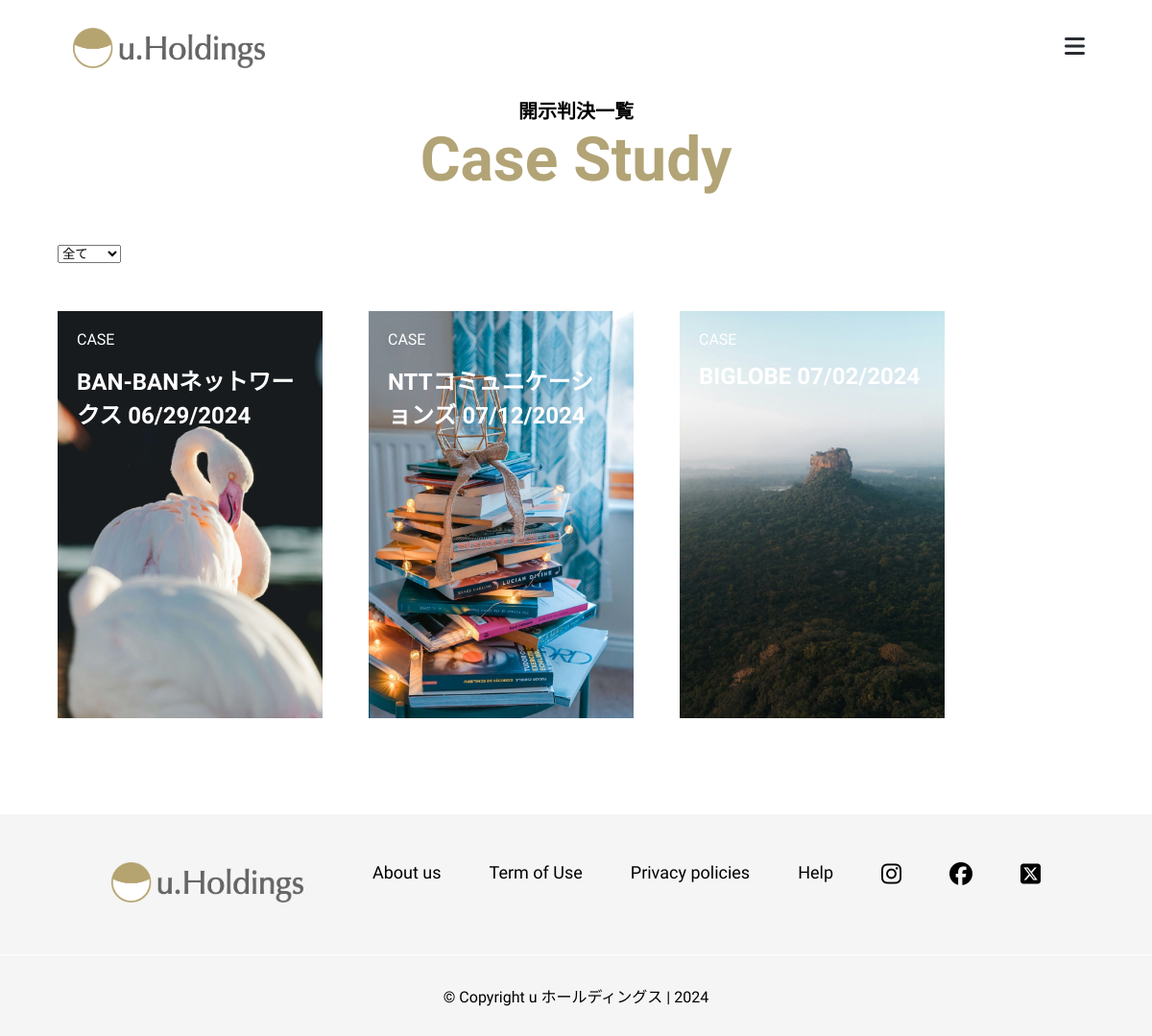
The app's page /case_study (signed in) with its own data.
### website/models.py (models this page shows, shortened)
class rad_content(models.Model):
    rad_id = models.AutoField(primary_key=True)
    genres = models.CharField(max_length=150, choices=rad_genres, default=None)
    header_main = models.CharField(max_length=50, blank=False)
    author = models.CharField(max_length=20, blank=False)
    description = models.CharField(max_length=50, blank=True)
    paragraph1 = models.CharField(max_length=1000, blank=False)
    paragraph2 = models.CharField(max_length=1000, blank=True)
    paragraph3 = models.CharField(max_length=1000, blank=True)
    paragraph4 = models.CharField(max_length=1000, blank=True)
    thumbnail_image = models.ImageField(
        null=True, blank=True, upload_to='images/radCard_image/')
    image1 = models.ImageField(
        null=True, blank=True, upload_to='images/radCard_image/')
    image2 = models.ImageField(
        null=True, blank=True, upload_to='images/radCard_image/')
    image3 = models.ImageField(
        null=True, blank=True, upload_to='images/radCard_image/')
    image4 = models.ImageField(
        null=True, blank=True, upload_to='images/radCard_image/')
    time_stamp = models.DateTimeField(auto_now_add=True)

### website/views.py (the view)
# urls.py: path('case_study', case_study, name='cases'),
@login_required
def case_study(request):
    rad_card = rad_content.objects.filter(
        genres='CASE').order_by('-time_stamp')
    context = {'rad_card': rad_card}
    return render(request, 'case_study.html', context)

### website/templates/case_study.html (shortened to what this page needs)
{% extends 'base.html' %}{% load static %} {% block content %}
<html lang="en">
  <head>
    <link rel="stylesheet" href="{% static 'css/case_study.css' %}" />
    <link
      rel="stylesheet"
      href="https://unpkg.com/swiper/swiper-bundle.min.css"
    />
  </head>
  <body>
    <div class="case_study_container">
      <div class="case_study_header">
        <p>開示判決一覧</p>
        <h3>Case Study</h3>
      </div>
      <div class="case_card_container">
        <div class="case_card_sort">
          <select>
            <option id="case_all">全て</option>
          </select>
        </div>
        <div class="case_cards">
          <div class="rad_card_container">
            {% for content in rad_card %}
            <div
              class="rad_card"
              style="background-image: url('{{ content.thumbnail_image.url }}');"
            >
              <a href="{% url 'radCard_detail' content.pk %}">
                <div class="rad_card_genre">
                  <p>{{ content.genres }}</p>
                </div>
                <div class="rad_card_header">
                  <p>{{ content.header_main }}</p>
                </div>
              </a>
            </div>
            {% endfor %}
          </div>
        </div>
      </div>
    </div>
  </body>
</html>
{% endblock content %}

### website/templates/base.html (shortened to what this page needs)
{% load static %}
<!DOCTYPE html>
<html lang="en">
  <head>
    <link rel="stylesheet" href="{% static 'css/base.css' %}" />
  </head>
  <body>
    <div class="navbar">
      <nav id="navBar">
        <div class="navbar-logo">
          <a href="/">
            <img
              src="{% static 'images/icon/uholdings_logo_out.png' %}"
              alt="u-Holdings"
            />
          </a>
        </div>
        <div class="navbar-mobile">
          <div class="mobile-menu-icon">
            <i class="fa-solid fa-bars"></i>
          </div>
        </div>
      </nav>
      <div class="scroll-progress-container" id="scrollBar">
      </div>
    </div>
  </body>
</html>
{% block content %}{% endblock content %}
<html lang="en">
  <head>
    <link rel="stylesheet" href="{% static 'css/footer.css' %}" />
  </head>
  <body>
    <div class="footer-container">
      <div class="footer-main">
        <div class="footer-logoImage">
          <a href="/"
            ><img
              src="{% static 'images/icon/uholdings_logo_out.png' %}"
              alt="org logo"
          /></a>
        </div>
        <div class="footer-content">
          <a href="/about/company-index"><h3>About us</h3></a>
          <a href="/term-of-use"><h3>Term&nbsp;of&nbsp;Use</h3></a>
          <a href="/privacy-policy"><h3>Privacy&nbsp;policies</h3></a>
          <a href="/help"><h3>Help</h3></a>
          <a href="#"><i class="fa-brands fa-instagram"></i></a>
          <a href="#"><i class="fa-brands fa-facebook"></i></a>
          <a href="#"><i class="fa-brands fa-square-x-twitter"></i></a>
        </div>
      </div>
      <div class="footer-logo">
        <p class="copyright" id="copyright">
          © Copyright u ホールディングス | <span id="currentYear"></span>
        </p>
      </div>
    </div>
  </body>
</html>

### website/static/css/base.css (style rules this page uses)
* { box-sizing: border-box; margin: 0; padding: 0; font-family: 'Zen Kaku Gothic New', sans-serif; }
body { align-items: center; justify-content: center; transition: 0.01s ease; margin: 0; }
.navbar { height: 0; width: 100%; background-color: transparent; margin-left: auto; position: relative; top: 0; }
nav { position: fixed; top: 0; width: 100%; height: 100px; display: flex; justify-content: space-between; align-items: center; padding-left: 5%; padding-right: 5%; transition: all 0.5ms ease-out; z-index: 999; background-color: transparent; }
.navbar-logo a { align-items: center; display: flex; }
.navbar-logo img { width: 200px; background-color: transparent; z-index: 999; }
.navbar-mobile { display: none; }
.mobile-menu-icon { display: none; }
.mobile-menu-icon i { color: white; font-size: 24px; }
.navbar a { float: left; font-size: 18px; color: white; text-align: center; padding: 14px 16px; text-decoration: none; }
.scroll-progress-container { position: fixed; top: 100px; width: 100%; height: 4px; background-color: transparent; z-index: 99; }
@media screen and (max-width: 1200px) { .navbar-mobile { display: flex; justify-content: space-between; align-items: center; padding: 10px; } }
@media screen and (max-width: 1200px) { .mobile-menu-icon { display: block; cursor: pointer; z-index: 999; } }
@media screen and (max-width: 1200px) { .mobile-menu-icon i { font-size: 24px; color: #282d32; overflow: hidden; z-index: 999; } }

### website/static/css/case_study.css (style rules this page uses)
* { margin: 0; padding: 0; box-sizing: border-box; font-family: 'Zen Kaku Gothic New', sans-serif; }
.case_study_container { width: 100%; margin-block: 100px; padding-inline: 5%; }
.case_card_container { margin-top: 50px; }
.case_study_header P { text-align: center; font-size: 20px; font-weight: bold; }
.case_study_header h3 { text-align: center; font-size: 64px; font-weight: bold; color: #B2A476; }
.rad_card_container { margin-top: 50px; display: grid; grid-template-columns: repeat(4, 1fr); max-lines: 2; gap: 48px; }
.rad_card { position: relative; height: 496px; width: 372px; background-color: #B2A476; border: none; padding: 20px; display: flex; flex-direction: column; justify-content: flex-start; background-size: cover; background-repeat: no-repeat; overflow: hidden; }
.rad_card a { text-decoration: none; color: white; }
.red_card_genre p, .rad_card_header p, .rad_card_header h3, .rad_card_paragraph p { text-align: left; }
.rad_card_header p, .rad_card_header h3, .rad_card_paragraph p { margin-top: 15px; }
.rad_card_header p { font-size: 24px; font-weight: bold; }
@media (max-width: 1600px) { .rad_card_container { grid-template-columns: repeat(4, 1fr); } }
@media (max-width: 1600px) { .rad_card { height: 424px; width: 276px; } }

### website/static/css/footer.css (style rules this page uses)
* { box-sizing: border-box; margin: 0; padding: 0; font-family: 'Zen Kaku Gothic New', sans-serif; }
body { align-items: center; justify-content: center; width: 100%; }
.footer-container { width: 100%; background-color: whitesmoke; position: absolute; }
.footer-main { padding: 50px 80px; display: flex; justify-content: space-around; border-bottom: solid white 1px; z-index: 999; }
.footer-logo { padding-block: 30px; display: flex; justify-content: center; }
.footer-content { display: flex; gap: 50px; }
.footer-content a { text-decoration: none; }
.footer-content h3 { color: black; font-size: 18px; font-weight: normal; }
.footer-content i { color: black; font-size: 24px; font-weight: normal; }
.footer-logoImage img { max-width: 200px; }

### records on screen
rad_content: thumbnail_image (picture), genres "CASE", header_main "BAN-BANネットワークス 06/29/2024"
rad_content: thumbnail_image (picture), genres "CASE", header_main "NTTコミュニケーションズ 07/12/2024"
rad_content: thumbnail_image (picture), genres "CASE", header_main "BIGLOBE 07/02/2024"
